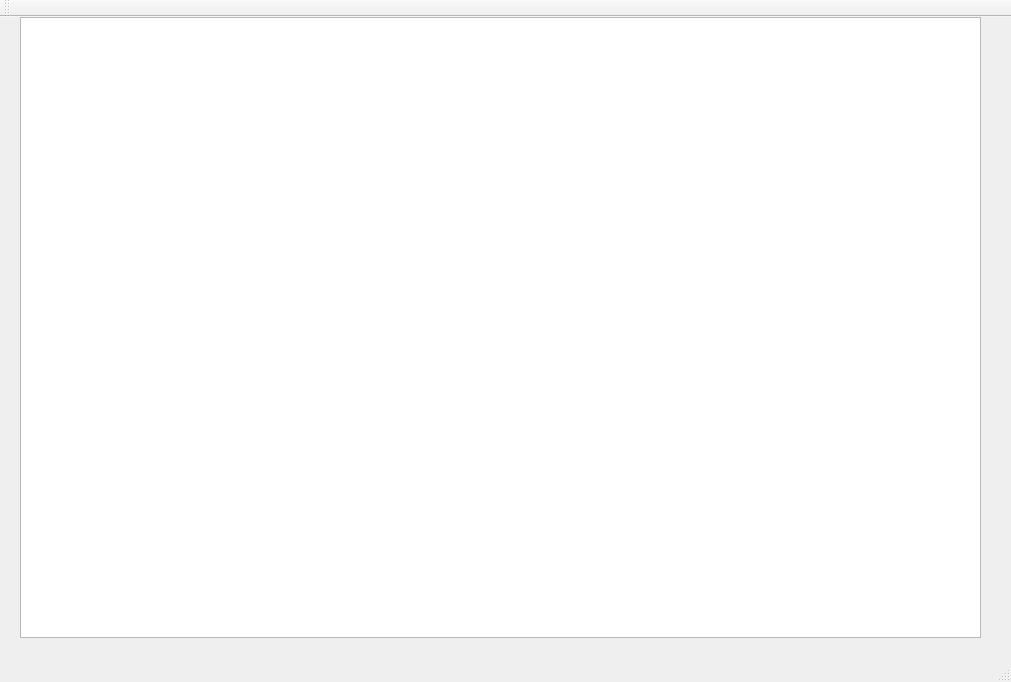
<?xml version="1.0" encoding="UTF-8"?>
<ui version="4.0">
 <class>MainWindow</class>
 <widget class="QMainWindow" name="MainWindow">
  <property name="geometry">
   <rect>
    <x>0</x>
    <y>0</y>
    <width>1011</width>
    <height>682</height>
   </rect>
  </property>
  <property name="windowTitle">
   <string>MainWindow</string>
  </property>
  <widget class="QWidget" name="centralWidget">
   <widget class="QGraphicsView" name="graphicsView">
    <property name="geometry">
     <rect>
      <x>20</x>
      <y>0</y>
      <width>961</width>
      <height>621</height>
     </rect>
    </property>
   </widget>
  </widget>
  <widget class="QMenuBar" name="menuBar">
   <property name="geometry">
    <rect>
     <x>0</x>
     <y>0</y>
     <width>1011</width>
     <height>21</height>
    </rect>
   </property>
  </widget>
  <widget class="QToolBar" name="mainToolBar">
   <attribute name="toolBarArea">
    <enum>TopToolBarArea</enum>
   </attribute>
   <attribute name="toolBarBreak">
    <bool>false</bool>
   </attribute>
  </widget>
  <widget class="QStatusBar" name="statusBar"/>
 </widget>
 <layoutdefault spacing="6" margin="11"/>
 <resources/>
 <connections/>
</ui>
